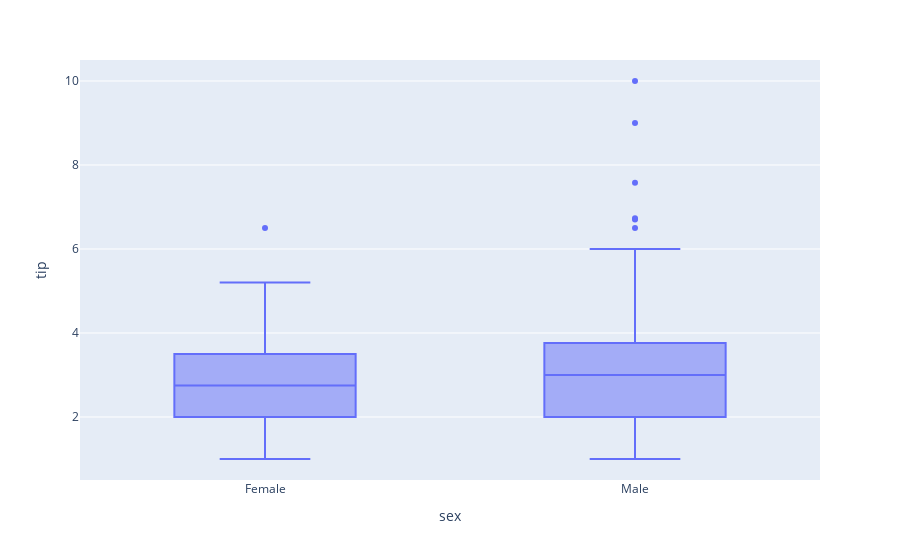

The code cell stored with this chart in its notebook:
### Code cell
px.box(tips, x='sex', y='tip')

### Figure 1 — Plotly figure (JSON) as saved in the notebook; plotly's stock layout.template omitted (floating-point values rounded to 4 significant figures; data arrays with more than 128 entries replaced by an {"elided": "..."} marker saying what was removed)
{"data": [{"alignmentgroup": "True", "hovertemplate": "sex=%{x}<br>tip=%{y}<extra></extra>", "legendgroup": "", "marker": {"color": "#636efa"}, "name": "", "notched": false, "offsetgroup": "", "orientation": "v", "showlegend": false, "type": "box", "x": {"elided": "244 str values"}, "x0": " ", "xaxis": "x", "y": {"elided": "244 float values"}, "y0": " ", "yaxis": "y"}], "layout": {"boxmode": "group", "legend": {"tracegroupgap": 0}, "margin": {"t": 60}, "xaxis": {"anchor": "y", "domain": [0, 1], "title": {"text": "sex"}}, "yaxis": {"anchor": "x", "domain": [0, 1], "title": {"text": "tip"}}}}
